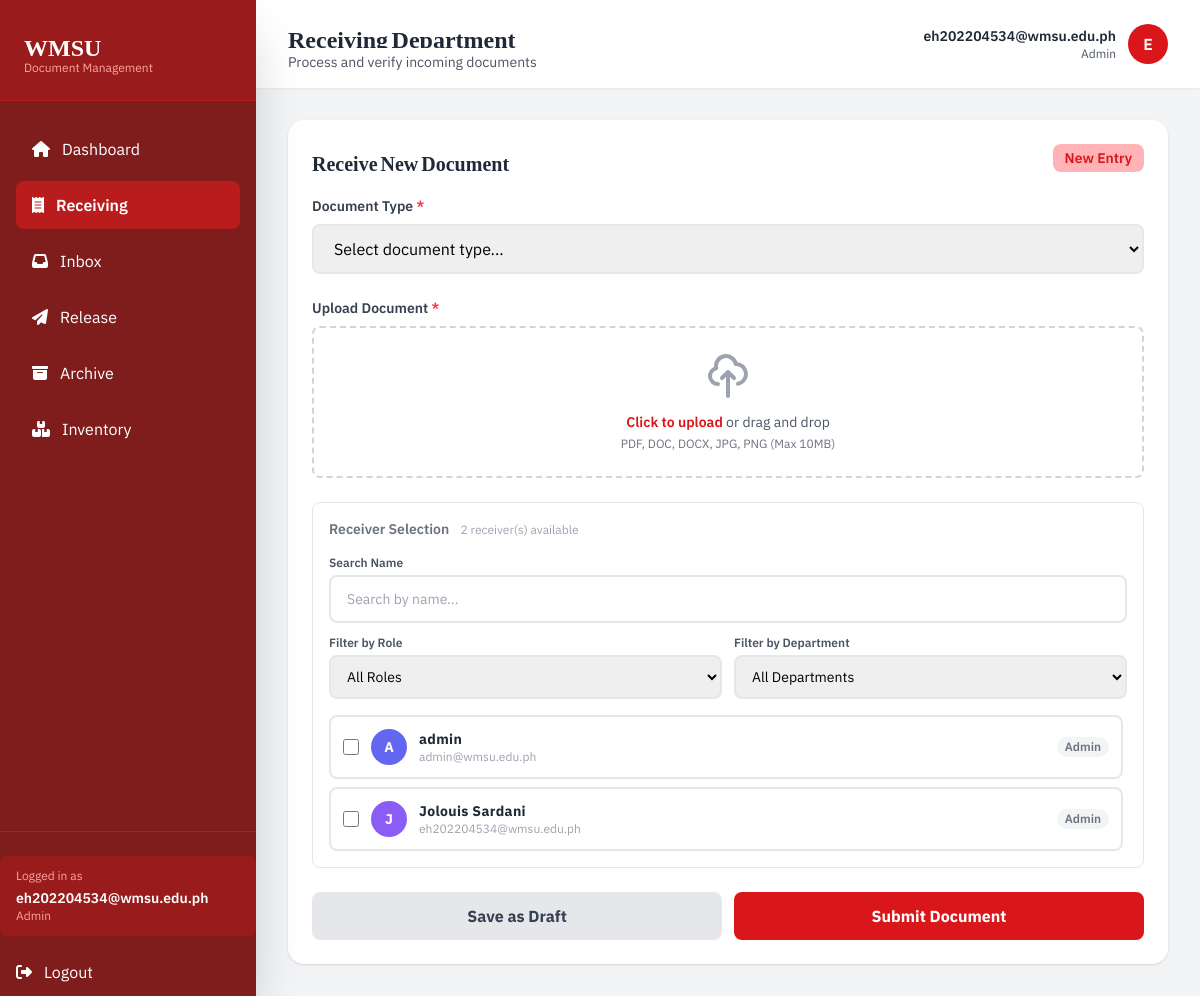
Page /pages/receiving.php (signed in) on the committed database.
### tables this page shows
CREATE TABLE `users` (
  `id` int(11) NOT NULL,
  `username` varchar(100) NOT NULL,
  `email` varchar(255) NOT NULL,
  `password_hash` varchar(255) NOT NULL,
  `full_name` varchar(255) NOT NULL,
  `role` enum('Admin','Staff','Faculty','Employee') DEFAULT 'Staff',
  `department` varchar(100) DEFAULT NULL,
  `position` varchar(100) DEFAULT NULL,
  `is_active` tinyint(1) DEFAULT 1,
  `created_at` timestamp NOT NULL DEFAULT current_timestamp(),
  `updated_at` timestamp NOT NULL DEFAULT current_timestamp() ON UPDATE current_timestamp(),
  `last_login` datetime DEFAULT NULL
);

### pages/receiving.php (the view, shortened to what this page needs)
<?php
$pdo = getPDO();
function getInitialsFromEmail($email) {
    $namePart = explode('@', $email)[0];
    $parts = preg_split('/[._-]/', $namePart);
    $initials = '';
    foreach ($parts as $part) {
        if (!empty($part)) $initials .= strtoupper(substr($part, 0, 1));
    }
    return $initials ?: 'U';
}
$user_email = $_SESSION['user_email'] ?? '';
$user_initials = getInitialsFromEmail($user_email);
$user_role = $_SESSION['user_role'] ?? 'user';
$user_role_display = ucfirst($user_role);
$all_receivers = $pdo->query("
    SELECT id, full_name as name, department, role, email
    FROM users
    WHERE is_active = 1
    ORDER BY full_name ASC
")->fetchAll();
$avatar_colors = [
    'bg-indigo-500', 'bg-violet-500', 'bg-sky-500',
    'bg-emerald-500', 'bg-amber-500', 'bg-rose-500',
];
?>
<!DOCTYPE html>
<html lang="en">
<head>
    <script src="https://cdn.tailwindcss.com"></script>
</head>
<body class="bg-gray-100">
    <?php $active_page = 'receiving'; include __DIR__ . '/../sidebar/sidebar.php'; ?>
    <main class="lg:ml-64 min-h-screen">
        <header class="bg-white shadow-sm sticky top-0 z-20">
            <div class="px-4 sm:px-6 lg:px-8 py-4">
                <div class="flex items-center justify-between">
                    <div class="flex items-center gap-3 min-w-0">
                        <div class="min-w-0">
                            <h2 class="text-xl sm:text-2xl font-bold text-gray-800 font-main truncate">Receiving Department</h2>
                            <p class="hidden sm:block text-sm text-gray-600 mt-1 font-secondary">Process and verify incoming documents</p>
                        </div>
                    </div>
                    <div class="flex items-center space-x-4">
                        <div class="flex items-center space-x-3">
                            <div class="hidden sm:block text-right">
                                <p class="text-sm font-semibold text-gray-800 font-secondary"><?= htmlspecialchars($user_email ?: 'Guest User') ?></p>
                                <p class="text-xs text-gray-600 font-secondary"><?= htmlspecialchars($user_role_display) ?></p>
                            </div>
                            <div class="w-10 h-10 bg-crimson-700 rounded-full flex items-center justify-center">
                                <span class="text-white font-semibold font-secondary"><?= htmlspecialchars($user_initials) ?></span>
                            </div>
                        </div>
                    </div>
                </div>
            </div>
        </header>
        <div class="px-4 sm:px-6 lg:px-8 py-8">
            <div class="grid grid-cols-1">
                <div>
                    <div class="bg-white rounded-2xl shadow p-6">
                        <div class="flex items-center justify-between gap-3 mb-6">
                            <h3 class="text-xl font-bold text-gray-800 font-main">Receive New Document</h3>
                            <span class="flex-shrink-0 px-3 py-1 bg-crimson-100 text-crimson-700 rounded-lg text-sm font-semibold font-secondary">New Entry</span>
                        </div>
                        <form id="receiveForm" method="POST" action="" enctype="multipart/form-data" class="space-y-6">
                            <div>
                                <label for="documentType" class="block text-sm font-semibold text-gray-700 mb-2 font-secondary">
                                    Document Type <span class="text-crimson-600">*</span>
                                </label>
                                <select id="documentType" name="documentType" required
                                    onchange="handleDocumentTypeChange(this.value)"
                                    class="w-full px-4 py-3 border-2 border-gray-200 rounded-lg focus:outline-none focus:border-crimson-700 focus:ring-2 focus:ring-crimson-200 transition duration-200 font-secondary">
                                    <option value="">Select document type...</option>
                                </select>
                            </div>
                            <div>
                                <label for="fileUpload" class="block text-sm font-semibold text-gray-700 mb-2 font-secondary">
                                    Upload Document <span class="text-crimson-600">*</span>
                                </label>
                                <div class="border-2 border-dashed border-gray-300 rounded-lg p-6 text-center hover:border-crimson-700 transition duration-200" id="dropZone">
                                    <label for="fileUpload" class="cursor-pointer">
                                        <svg class="w-12 h-12 mx-auto text-gray-400 mb-3" fill="none" stroke="currentColor" viewBox="0 0 24 24">
                                            <path stroke-linecap="round" stroke-linejoin="round" stroke-width="2" d="M7 16a4 4 0 01-.88-7.903A5 5 0 1115.9 6L16 6a5 5 0 011 9.9M15 13l-3-3m0 0l-3 3m3-3v12"/>
                                        </svg>
                                        <p class="text-sm text-gray-600 mb-1 font-secondary">
                                            <span class="text-crimson-700 font-semibold">Click to upload</span> or drag and drop
                                        </p>
                                        <p class="text-xs text-gray-500 font-secondary">PDF, DOC, DOCX, JPG, PNG (Max 10MB)</p>
                                    </label>
                                </div>
                            </div>
                            <div class="border border-gray-200 rounded-lg p-4">
                                <p class="text-sm font-semibold text-gray-500 mb-4 font-secondary">
                                    Receiver Selection
                                    <span class="ml-2 text-xs font-normal text-gray-400"><?= count($all_receivers) ?> receiver(s) available</span>
                                </p>
                                <div class="flex flex-col gap-3 mb-4">
                                    <div class="flex items-center gap-2">
                                        <div class="relative flex-1">
                                            <label class="block text-xs font-semibold text-gray-600 mb-1 font-secondary">Search Name</label>
                                            <input type="text" id="receiverSearch" placeholder="Search by name..."
                                                class="w-full px-4 py-3 border-2 border-gray-200 rounded-lg focus:outline-none focus:border-crimson-700 focus:ring-2 focus:ring-crimson-200 transition duration-200 font-secondary text-sm">
                                        </div>
                                    </div>
                                    <div class="grid grid-cols-2 gap-3">
                                        <div>
                                            <label class="block text-xs font-semibold text-gray-600 mb-1 font-secondary">Filter by Role</label>
                                            <select id="filterRole" class="w-full px-3 py-2.5 border-2 border-gray-200 rounded-lg focus:outline-none focus:border-crimson-700 focus:ring-2 focus:ring-crimson-200 transition duration-200 font-secondary text-sm">
                                                <option value="">All Roles</option>
                                            </select>
                                        </div>
                                        <div>
                                            <label class="block text-xs font-semibold text-gray-600 mb-1 font-secondary">Filter by Department</label>
                                            <select id="filterDepartment" class="w-full px-3 py-2.5 border-2 border-gray-200 rounded-lg focus:outline-none focus:border-crimson-700 focus:ring-2 focus:ring-crimson-200 transition duration-200 font-secondary text-sm">
                                                <option value="">All Departments</option>
                                            </select>
                                        </div>
                                    </div>
                                </div>
                                <div id="receiverList" class="space-y-2 max-h-64 overflow-y-auto pr-1">
                                    <?php foreach ($all_receivers as $i => $r):
                                        $color = $avatar_colors[$i % count($avatar_colors)];
                                        $initials = strtoupper(substr($r['name'], 0, 1));
                                    ?>
                                    <label
                                        class="receiver-row flex items-center justify-between bg-white border-2 border-gray-200 rounded-lg px-3 py-3 cursor-pointer hover:border-crimson-400 hover:bg-crimson-50 transition duration-200"
                                        data-name="<?= htmlspecialchars(strtolower($r['name'])) ?>"
                                        data-dept="<?= htmlspecialchars(strtolower($r['department'] ?? '')) ?>"
                                        data-role="<?= htmlspecialchars(strtolower($r['role'] ?? '')) ?>"
                                    >
                                        <div class="flex items-center gap-3 min-w-0 flex-1">
                                            <input type="checkbox" name="receivers[]" value="<?= (int)$r['id'] ?>"
                                                class="w-4 h-4 text-crimson-700 border-gray-300 rounded focus:ring-crimson-500 flex-shrink-0">
                                            <div class="w-9 h-9 <?= $color ?> rounded-full flex items-center justify-center shrink-0">
                                                <span class="text-white text-sm font-bold font-secondary"><?= htmlspecialchars($initials) ?></span>
                                            </div>
                                            <div class="min-w-0 flex-1">
                                                <span class="block text-sm font-bold text-gray-800 font-secondary tracking-wide truncate"><?= htmlspecialchars($r['name']) ?></span>
                                                <?php if (!empty($r['email'])): ?>
                                                <p class="text-xs text-gray-400 font-secondary truncate"><?= htmlspecialchars($r['email']) ?></p>
                                                <?php endif; ?>
                                            </div>
                                        </div>
                                        <div class="flex items-center gap-2 ml-2 flex-shrink-0">
                                            <span class="text-xs font-semibold px-2 py-0.5 rounded-full bg-gray-100 text-gray-500 font-secondary"><?= htmlspecialchars($r['role'] ?? 'Staff') ?></span>
                                        </div>
                                    </label>
                                    <?php endforeach; ?>
                                </div>
                            </div>
                            <div class="flex flex-col sm:flex-row gap-3">
                                <button type="submit" name="save_as_draft" value="1"
                                    class="flex-1 bg-gray-200 text-gray-700 font-bold py-3 px-6 rounded-lg hover:bg-gray-300 focus:outline-none focus:ring-4 focus:ring-gray-300 transition duration-200 font-secondary">
                                    Save as Draft
                                </button>
                                <button type="submit"
                                    class="flex-1 bg-crimson-700 text-white font-bold py-3 px-6 rounded-lg hover:bg-crimson-800 focus:outline-none focus:ring-4 focus:ring-crimson-300 transition duration-200 transform hover:scale-[1.02] active:scale-[0.98] font-secondary">
                                    Submit Document
                                </button>
                            </div>
                        </form>
                    </div>
                </div>
            </div>
        </div>
    </main>
</body>
</html>

### pages/receiving.php (style rules this page uses)
body { font-family:'IBM Plex Sans',sans-serif; }
h1,h2,h3,h4,h5,h6 { font-family:'Noto Nastaliq Urdu',serif; }

### rows in the picture
users: full_name "A", full_name "admin", email "admin@wmsu.edu.ph", role "Admin"
users: full_name "J", full_name "Jolouis Sardani", email "eh202204534@wmsu.edu.ph", role "Admin"

### other values in the picture
$label "Dashboard Receiving Release Archive Inventory"
$_SESSION['user_email'] "eh202204534@wmsu.edu.ph"
$_SESSION['user_role'] "Admin"
$user_email ?: 'Guest User' "eh202204534@wmsu.edu.ph"
$user_role_display "Admin"
$user_initials "E"
count($all_receivers) "2"
